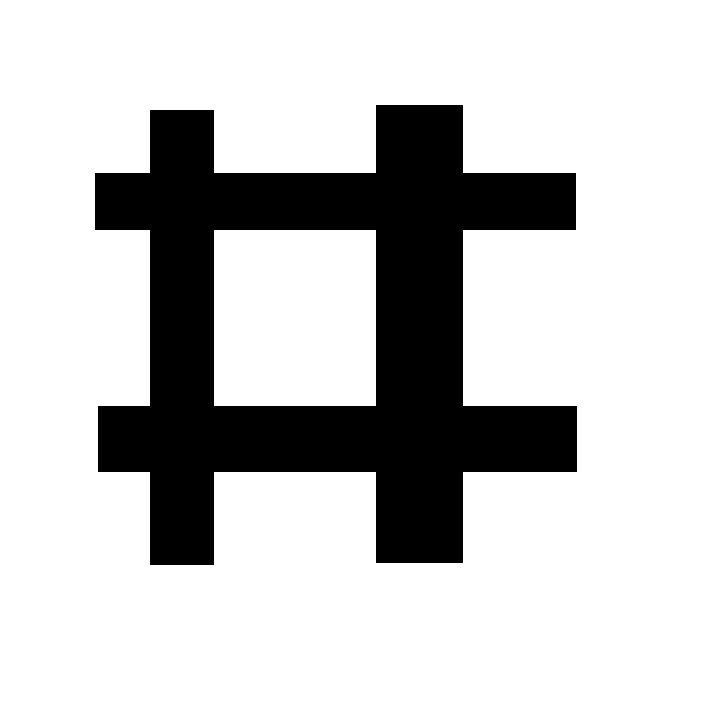
#> input picture opencv_learn/charpter09/Sobel4.bmp, 720 x 720 px
$ python demo_09.02.py
#> lines starting #> are read from the running program, lines starting #| are printed output that depends on the picture; after the words box and inside, x2 and y2 are one past the last pixel; in counts of white or black regions, pixels touching at a corner belong together
import cv2

o = cv2.imread("Sobel4.bmp", cv2.IMREAD_GRAYSCALE)
#> o: shape (720, 720); 78.9% white; 1 black region, box (x1, y1, x2, y2) and area: (95, 105, 577, 565) 109424
Sobelx = cv2.Sobel(o, -1, 1, 0)
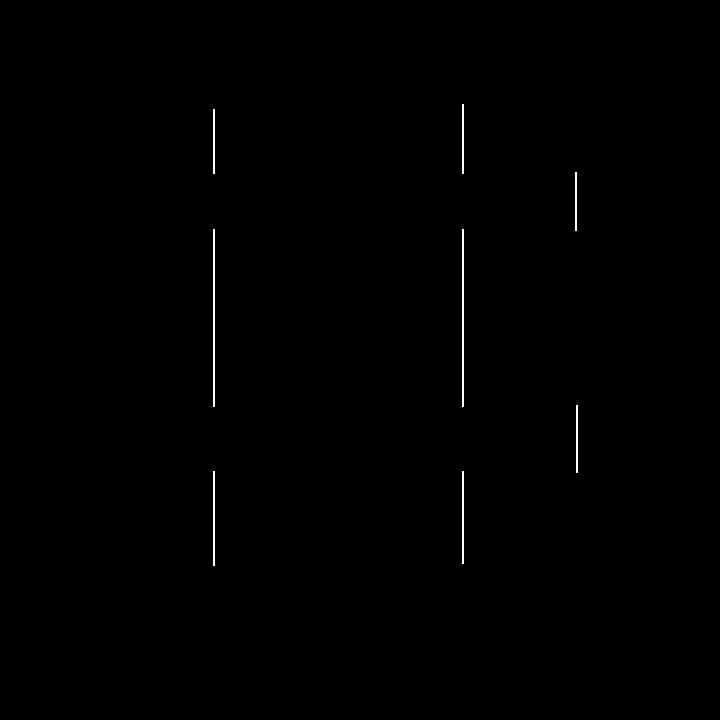
#> Sobelx: shape (720, 720); 0.31% white in thin lines or dots, all inside (x1, y1, x2, y2) = (213, 104, 578, 566)
cv2.imshow("original", o)
cv2.imshow("x", Sobelx)
cv2.waitKey()
cv2.destroyAllWindows()
